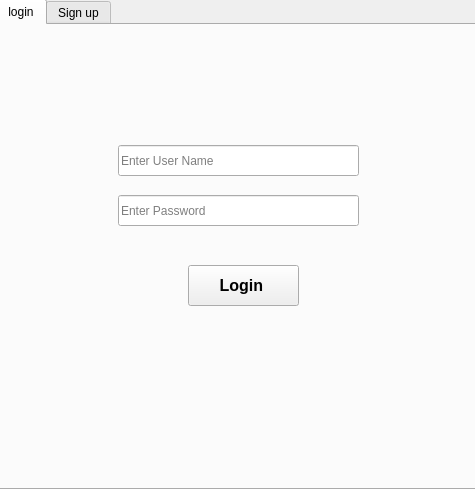
<?xml version="1.0" encoding="UTF-8"?>
<ui version="4.0">
 <class>Form</class>
 <widget class="QWidget" name="Form">
  <property name="geometry">
   <rect>
    <x>0</x>
    <y>0</y>
    <width>475</width>
    <height>489</height>
   </rect>
  </property>
  <property name="windowTitle">
   <string>Form</string>
  </property>
  <widget class="QTabWidget" name="tabWidget">
   <property name="geometry">
    <rect>
     <x>-4</x>
     <y>-1</y>
     <width>481</width>
     <height>491</height>
    </rect>
   </property>
   <property name="tabPosition">
    <enum>QTabWidget::TabPosition::North</enum>
   </property>
   <property name="tabShape">
    <enum>QTabWidget::TabShape::Rounded</enum>
   </property>
   <property name="currentIndex">
    <number>0</number>
   </property>
   <property name="elideMode">
    <enum>Qt::TextElideMode::ElideMiddle</enum>
   </property>
   <widget class="QWidget" name="tab">
    <attribute name="title">
     <string>login</string>
    </attribute>
    <widget class="QLineEdit" name="lineEdit">
     <property name="geometry">
      <rect>
       <x>120</x>
       <y>120</y>
       <width>241</width>
       <height>31</height>
      </rect>
     </property>
     <property name="placeholderText">
      <string>Enter User Name </string>
     </property>
    </widget>
    <widget class="QPushButton" name="pushButton">
     <property name="geometry">
      <rect>
       <x>190</x>
       <y>240</y>
       <width>111</width>
       <height>41</height>
      </rect>
     </property>
     <property name="font">
      <font>
       <family>Arial</family>
       <pointsize>12</pointsize>
       <bold>true</bold>
      </font>
     </property>
     <property name="toolTip">
      <string>press to login </string>
     </property>
     <property name="text">
      <string>Login </string>
     </property>
    </widget>
    <widget class="QLineEdit" name="lineEdit_2">
     <property name="geometry">
      <rect>
       <x>120</x>
       <y>170</y>
       <width>241</width>
       <height>31</height>
      </rect>
     </property>
     <property name="echoMode">
      <enum>QLineEdit::EchoMode::Password</enum>
     </property>
     <property name="placeholderText">
      <string>Enter Password </string>
     </property>
    </widget>
   </widget>
   <widget class="QWidget" name="tab_2">
    <attribute name="title">
     <string>Sign up</string>
    </attribute>
    <widget class="QPushButton" name="pushButton_2">
     <property name="geometry">
      <rect>
       <x>180</x>
       <y>300</y>
       <width>111</width>
       <height>41</height>
      </rect>
     </property>
     <property name="font">
      <font>
       <family>Arial</family>
       <pointsize>12</pointsize>
       <bold>true</bold>
      </font>
     </property>
     <property name="toolTip">
      <string>press to sign up</string>
     </property>
     <property name="text">
      <string>Sign Up</string>
     </property>
    </widget>
    <widget class="QLineEdit" name="lineEdit_4">
     <property name="geometry">
      <rect>
       <x>70</x>
       <y>100</y>
       <width>351</width>
       <height>31</height>
      </rect>
     </property>
     <property name="placeholderText">
      <string>Enter Your Name </string>
     </property>
    </widget>
    <widget class="QLineEdit" name="lineEdit_9">
     <property name="geometry">
      <rect>
       <x>70</x>
       <y>150</y>
       <width>351</width>
       <height>31</height>
      </rect>
     </property>
     <property name="placeholderText">
      <string>Enter Your Email </string>
     </property>
    </widget>
    <widget class="QLineEdit" name="lineEdit_10">
     <property name="geometry">
      <rect>
       <x>70</x>
       <y>200</y>
       <width>351</width>
       <height>31</height>
      </rect>
     </property>
     <property name="echoMode">
      <enum>QLineEdit::EchoMode::Password</enum>
     </property>
     <property name="placeholderText">
      <string>Password </string>
     </property>
    </widget>
    <widget class="QLineEdit" name="lineEdit_11">
     <property name="geometry">
      <rect>
       <x>70</x>
       <y>250</y>
       <width>351</width>
       <height>31</height>
      </rect>
     </property>
     <property name="echoMode">
      <enum>QLineEdit::EchoMode::Password</enum>
     </property>
     <property name="placeholderText">
      <string>Confirm Password </string>
     </property>
    </widget>
   </widget>
  </widget>
 </widget>
 <resources/>
 <connections/>
</ui>
